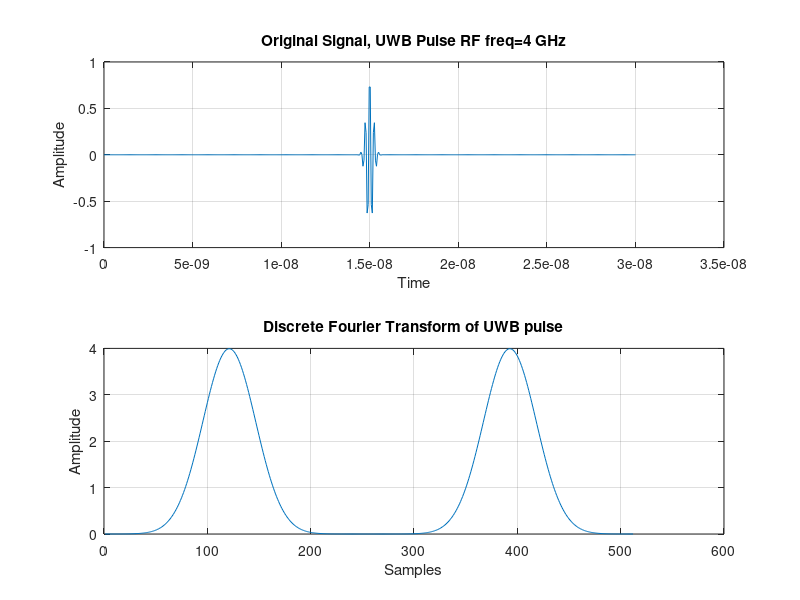

The MATLAB source for this figure: (Note: this script raises an error after producing the figure.)
%Author: Osama Ullah Khan,
%        Phd Student, University of Michigan-Ann Arbor.
%        Email: oukhan@umich.edu
%        Version: 1.0
%
%This code demonstrate compressive sensing example. In this
%example the signal is sparse in time domain and random samples
%are taken in frequency domain.

close all;
clear all;

sigma = 0.01;
variance = sigma.^2;
lambda = 2;

%number of samples per period
s=4;

%RF frequency
f=4e9;

%pulse repetition frequency
prf=1/30e-9;

%sampling frequency
fs=s*f;

%Total Simulation time
T=30e-9;

%t=0:1/fs:T;
t=linspace(0,T,512);

%generating pulse train
%x=pulstran(t,15e-9,'gauspuls',f,0.5);
x=pulstran(t,15e-9,'gauspuls',f,0.5);
x = x - mean(x);
size(x)
%x = ifwht(x);
size(x)

%length of the signal
N=length(x);

%Number of random observations to take
K=90;

figure;
subplot(2,1,1);
plot(t,x)
grid on;
xlabel('Time');
ylabel('Amplitude');
title(sprintf('Original Signal, UWB Pulse RF freq=%g GHz',f/1e9));

%taking Discrete time Fourier Transform of the signal
xf=fft(x);

xfmag=10*log10(abs(xf));

subplot(2,1,2);
plot(abs(xf))
grid on;
xlabel('Samples');
ylabel('Amplitude');
title('Discrete Fourier Transform of UWB pulse');


%creating dft matrix
B=hadamard(N);
Binv=inv(B);

%Selecting random rows of the DFT matrix
q=randperm(N);

%creating measurement matrix
A=B(q(1:K),:);

%taking random frequency measurements
y=(A*x');

diff = peak2peak(y);
% add noise scaled by the vector
%y = y+diff*normrnd(0,sigma,length(y),1);

% Calculating Initial guess
x0=A'*y;

%Running the recovery Algorithm
tic
xp=l1eq_pd(x0,A,[],y,1e-5);
toc




%creating dft matrix
B=dftmtx(N)*hadamard(N);
Binv=inv(B);

%Selecting random rows of the DFT matrix
q=randperm(N);

%creating measurement matrix
A=B(q(1:K),:);

%taking random frequency measurements
y=(A*x');

diff = peak2peak(y);
% add noise scaled by the vector
%y = y+diff*normrnd(0,sigma,length(y),1);

% Calculating Initial guess
x0=A'*y;

%Running the recovery Algorithm
tic
xp2=l1eq_pd(x0,A,[],y,1e-5);
toc


%creating dft matrix
B=eye(N);
Binv=inv(B);

%Selecting random rows of the DFT matrix
q=randperm(N);

%creating measurement matrix
A=B(q(1:K),:);

%taking random frequency measurements
y=(A*x');

diff = peak2peak(y);
% add noise scaled by the vector
%y = y+diff*normrnd(0,sigma,length(y),1);

% Calculating Initial guess
x0=A'*y;

%Running the recovery Algorithm
tic
xp3=l1eq_pd(x0,A,[],y,1e-5);
toc



figure;
subplot(2,2,1)
plot(t,ifwht(x))
grid on;
xlabel('Time');
ylabel('Amplitude');
title(sprintf('Original Signal, UWB Pulse RF freq=%g GHz',f/1e9));


subplot(2,2,2)
plot(t,real(ifwht(xp)),'r')
grid on;
xlabel('Time');
ylabel('Amplitude');
title(sprintf('Recovered Signal, identity sampling'));

subplot(2,2,3)
plot(t,real(ifwht(xp2)),'r')
grid on;
xlabel('Time');
ylabel('Amplitude');
title(sprintf('Recovered Signal, Fourier sampling'));

subplot(2,2,4)
plot(t,real(ifwht(xp3)),'r')
grid on;
xlabel('Time');
ylabel('Amplitude');
title(sprintf('Recovered Signal, Hadamard sampling'));


